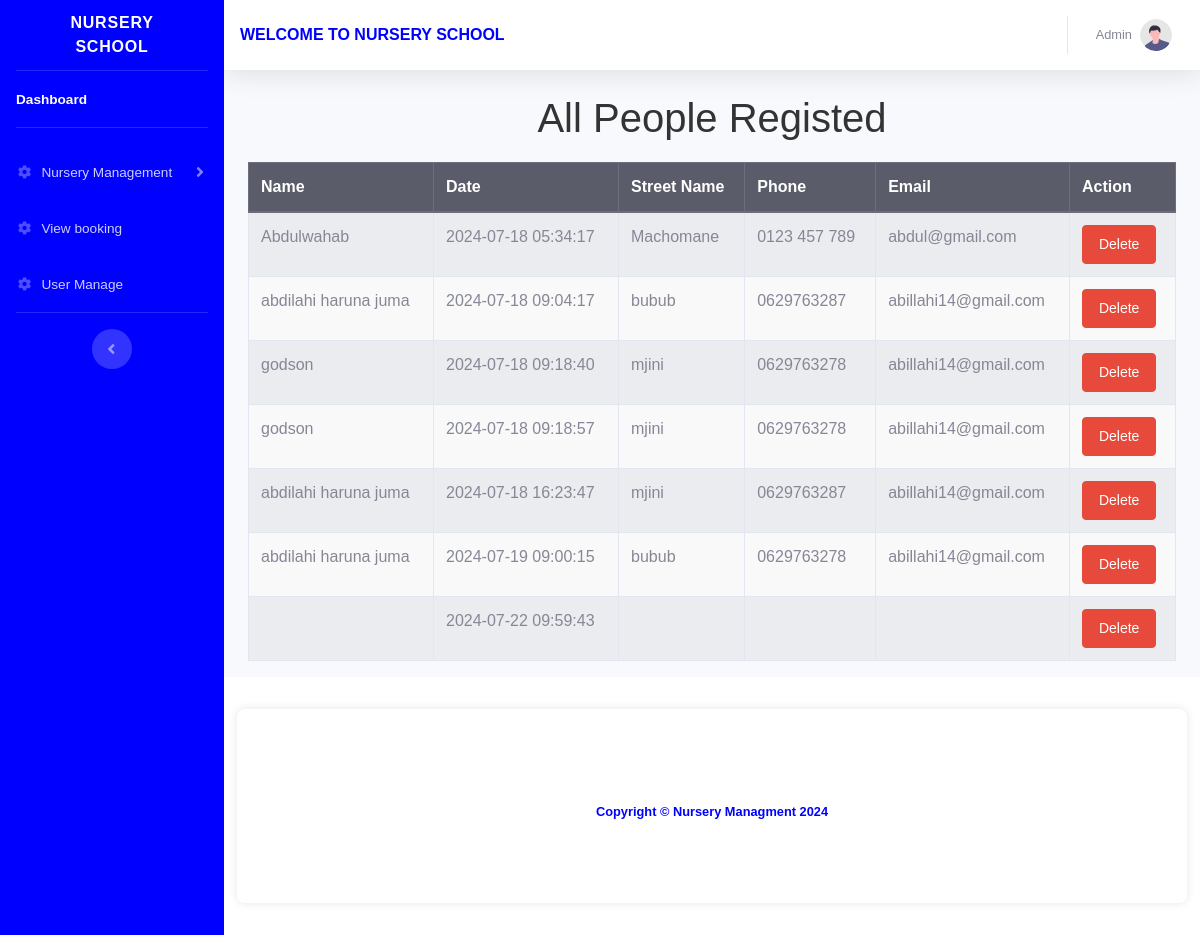
Before: /Pages/user_manage.php (signed in) with the older database file.
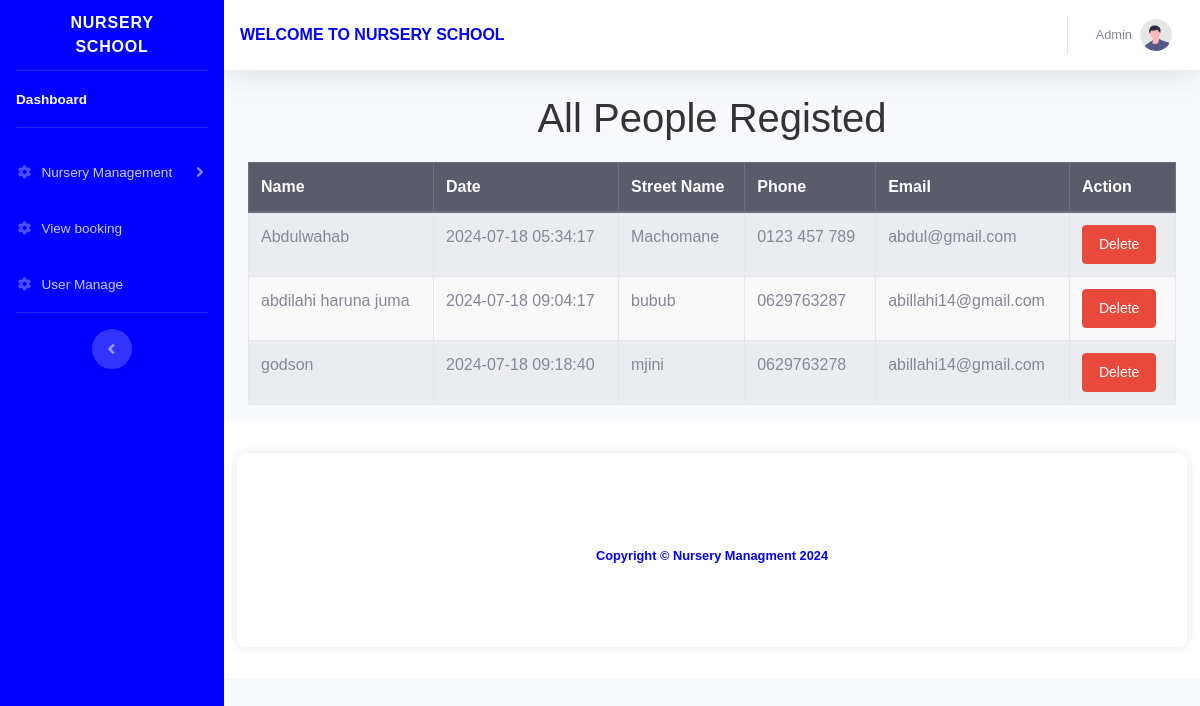
After: the same page with the newer database file.
### tables this page shows
CREATE TABLE `user` (
  `user_id` int(11) NOT NULL,
  `full_name` varchar(50) NOT NULL,
  `date` timestamp NOT NULL DEFAULT current_timestamp() ON UPDATE current_timestamp(),
  `street_name` varchar(100) NOT NULL,
  `phone` varchar(100) NOT NULL,
  `email` varchar(100) NOT NULL,
  `role` int(11) NOT NULL,
  `password` varchar(255) NOT NULL
);

### assets/handler/fetch-all-users.php (the view, shortened to what this page needs)
<?php
require_once ('connection.php');
$query = "SELECT user_id, full_name, date, street_name, phone, email FROM user WHERE role = 2";
$result = $conn->query($query);
if ($result->num_rows > 0) {
    echo '
    <table class="table table-striped table-bordered">
        <thead class="thead-dark">
            <tr>
                <th>Name</th>
                <th>Date</th>
                <th>Street Name</th>
                <th>Phone</th>
                <th>Email</th>
                <th>Action</th>
            </tr>
        </thead>
        <tbody>';
    while ($row = $result->fetch_assoc()) {
        echo '
        <tr>
            <td>' . htmlspecialchars($row['full_name']) . '</td>
            <td>' . htmlspecialchars($row['date']) . '</td>
            <td>' . htmlspecialchars($row['street_name']) . '</td>
            <td>' . htmlspecialchars($row['phone']) . '</td>
            <td>' . htmlspecialchars($row['email']) . '</td>
            <td>
                <button type="button" class="btn btn-danger bg-danger btn-sm" data-toggle="modal" data-target="#modal_' . htmlspecialchars($row['user_id']) . '">Delete</button>
            </td>
        </tr>';
    }
    echo '
        </tbody>
    </table>';
} else {
    echo '<div class="alert alert-info" role="alert">No users found.</div>';
}
?>

### assets/components/header.php (shortened to what this page needs)
<?php
$user_id = $_SESSION['id'];
$user_name = $_SESSION['name'];
?>
<!DOCTYPE html>
<html lang="en">
<head>
    <link href="../assets/vendor/fontawesome-free/css/all.min.css" rel="stylesheet" type="text/css">
    <link href="../assets/css/sb-admin-2.min.css" rel="stylesheet">
</head>

### assets/components/sidebar.php (shortened to what this page needs)
<body id="page-top" style="color: blue;">
    <div id="wrapper" style="background-color: blue;">
        <ul class="navbar-nav bg-gradient-primary sidebar sidebar-dark accordion" id="accordionSidebar" style="background-color: blue;" >
            <a class="sidebar-brand d-flex align-items-center justify-content-center" href="./dashboard.php" >
                <div class="sidebar-brand-text mx-3">NURSERY SCHOOL</div>
            </a>
            <hr class="sidebar-divider my-0">
            <li class="nav-item active" >
                <a class="nav-link" href="dashboard.php">
                    <span><b>Dashboard</b></span></a>
            </li>
            <hr class="sidebar-divider">
            <?php
            if (isset($_SESSION['id']) && ($user_id == 1)) {
                ?>
                <li class="nav-item">
                    <a class="nav-link collapsed" href="#" data-toggle="collapse" data-target="#collapseTwo"
                        aria-expanded="true" aria-controls="collapseTwo">
                        <i class="fas fa-fw fa-cog"></i>
                        <span>Nursery Management</span>
                    </a>
                </li>
                <li class="nav-item">
                    <a class="nav-link" href="booking.php">
                        <i class="fas fa-fw fa-cog"></i>
                        <span>View booking</span></a>
                </li>
                <li class="nav-item">
                    <a class="nav-link" href="user_manage.php">
                        <i class="fas fa-fw fa-cog"></i>
                        <span>User Manage</span></a>
                </li>
                <?php
            }
            ?>
            <hr class="sidebar-divider d-none d-md-block">
            <div class="text-center d-none d-md-inline">
                <button class="rounded-circle border-0" id="sidebarToggle"></button>
            </div>
        </ul>
        <div id="content-wrapper" class="d-flex flex-column">
            <div id="content">
                <nav class="navbar navbar-expand navbar-light bg-white topbar mb-4 static-top shadow">
                   <div ujumbe><b>WELCOME TO NURSERY SCHOOL</b></div>
                    <ul class="navbar-nav ml-auto">
                        <li class="nav-item dropdown no-arrow">
                            <a class="nav-link dropdown-toggle" href="#" id="userDropdown" role="button"
                                data-toggle="dropdown" aria-haspopup="true" aria-expanded="false">
                                <span class="mr-2 d-none d-lg-inline text-gray-600 small"><?php echo $user_name; ?>
                                </span>
                                <img class="img-profile rounded-circle" src="../assets/img/undraw_profile.svg">
                            </a>
                        </li>
                    </ul>
                </nav>

### Pages/user_manage.php (shortened to what this page needs)
<?php include '../assets/components/header.php';
include '../assets/components/sidebar.php';
  ?>
<!DOCTYPE html>
<html lang="en">
<head>
</head>
<body>
  <div class="container-fluid">
    <h1>All People Registed</h1>
<?php include '../assets/handler/fetch-all-users.php'; ?>
  </div>
</body>
</html>
<?php include '../assets/components/footer.php'; ?>

### assets/components/footer.php (shortened to what this page needs)
 <footer class="sticky-footer bg-white">
                <div class="container my-auto">
                    <div class="copyright text-center my-auto"><b>
                                         <br> <br>  <br> <br> <br> <br><span>Copyright &copy; Nursery Managment 2024</span></br></br></br></br></br></br>
                    </div>
                </div>
            </footer>
        </div>
    </div>
</body>
</html>

### Pages/user_manage.php (style rules this page uses)
body { font-family: Arial, sans-serif; background-color: #f0f0f0; margin: 0; padding: 0; }
.container { max-width: 950px; margin: 20px auto; background-color: #fff; padding: 20px; border-radius: 8px; box-shadow: 0 0 10px rgba(0, 0, 0, 0.1); }
h1 { text-align: center; color: #333; }
table { width: 100%; border-collapse: collapse; margin-top: 20px; }
table, th, td { border: 1px solid #ccc; }
th, td { padding: 12px; text-align: left; }
th { background-color: #f2f2f2; color: #333; }
tr:nth-child(even) { background-color: #f9f9f9; }
.btn { display: inline-block; padding: 8px 16px; text-decoration: none; background-color: #007bff; color: #fff; border-radius: 4px; }

Changed rows visible on the page:
removed user: full_name "godson", date "2024-07-18 09:18:57", street_name "mjini", phone "0629763278", email "abillahi14@gmail.com"
removed user: full_name "abdilahi haruna juma", date "2024-07-18 16:23:47", street_name "mjini", phone "0629763287", email "abillahi14@gmail.com"
removed user: full_name "abdilahi haruna juma", date "2024-07-19 09:00:15", street_name "bubub", phone "0629763278", email "abillahi14@gmail.com"
removed user: date "2024-07-22 09:59:43"
